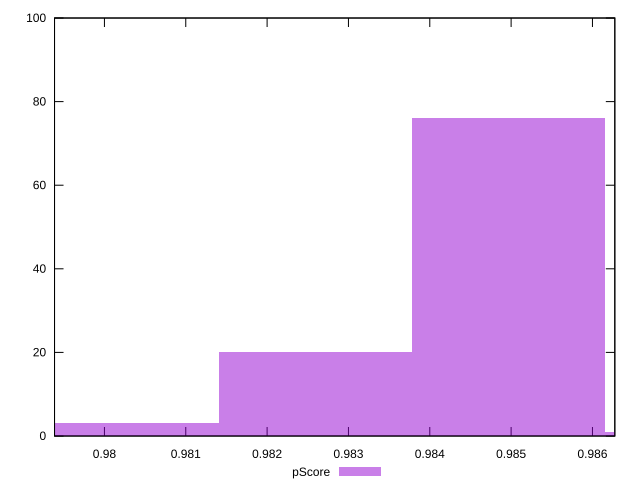

The script that saved this image:
reset

$pScore <<EOF
0.9849660673288131 76
0.9825983604361958 20
0.9802306535435784 3
0.9873337742214304 1
EOF

set key outside below
set boxwidth 0.0023677068926173392
set xrange [0.9793865341285278:0.9862750428070814]
set yrange [0:100]
set trange [0:100]
set style fill transparent solid 0.5 noborder
set terminal svg size 640, 490 enhanced background rgb 'white'
set output "report_00018_2021-02-10T15-25-16.877Z/bootup-time/samples/pages/pScore/histogram.svg"

plot $pScore title "pScore" with boxes

reset
